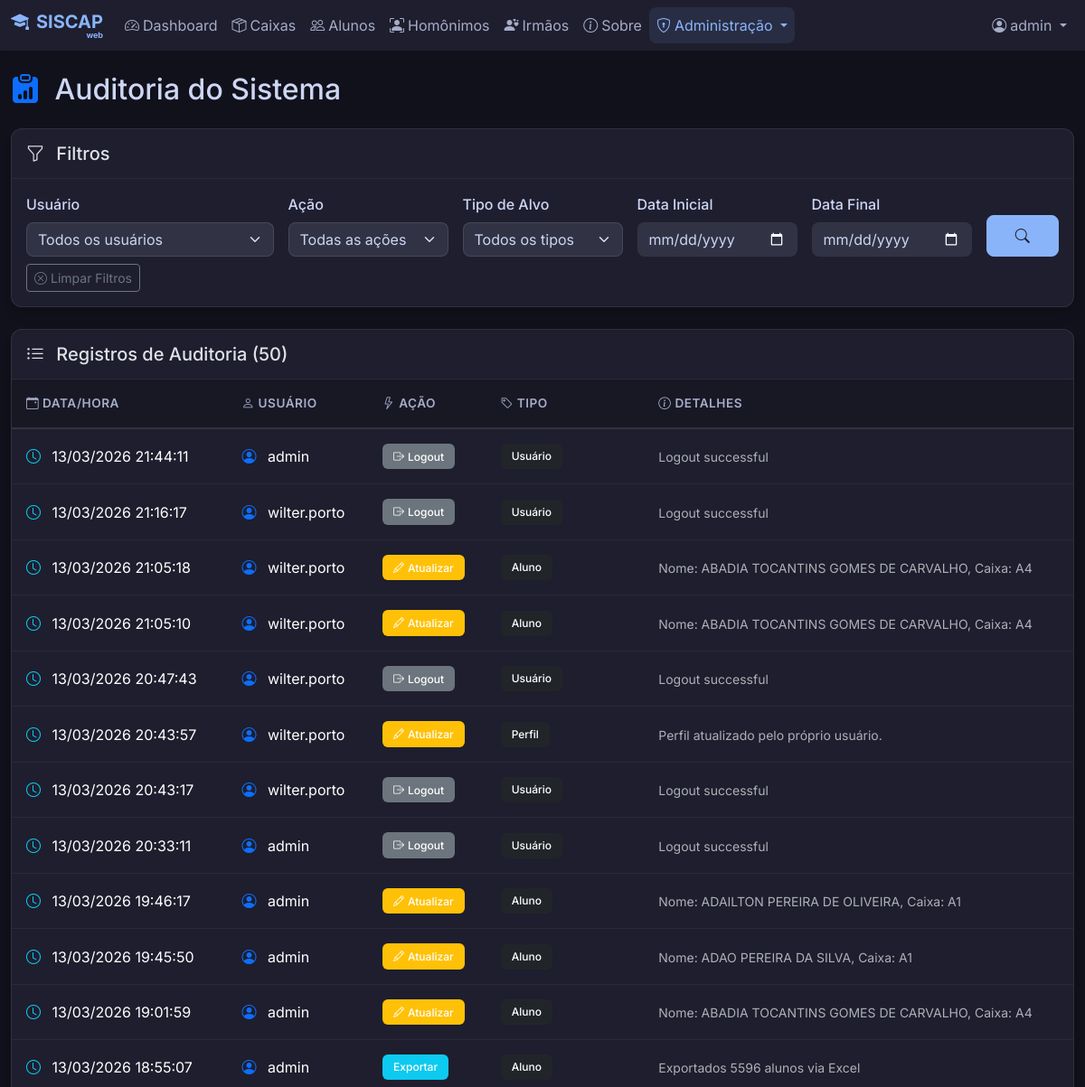
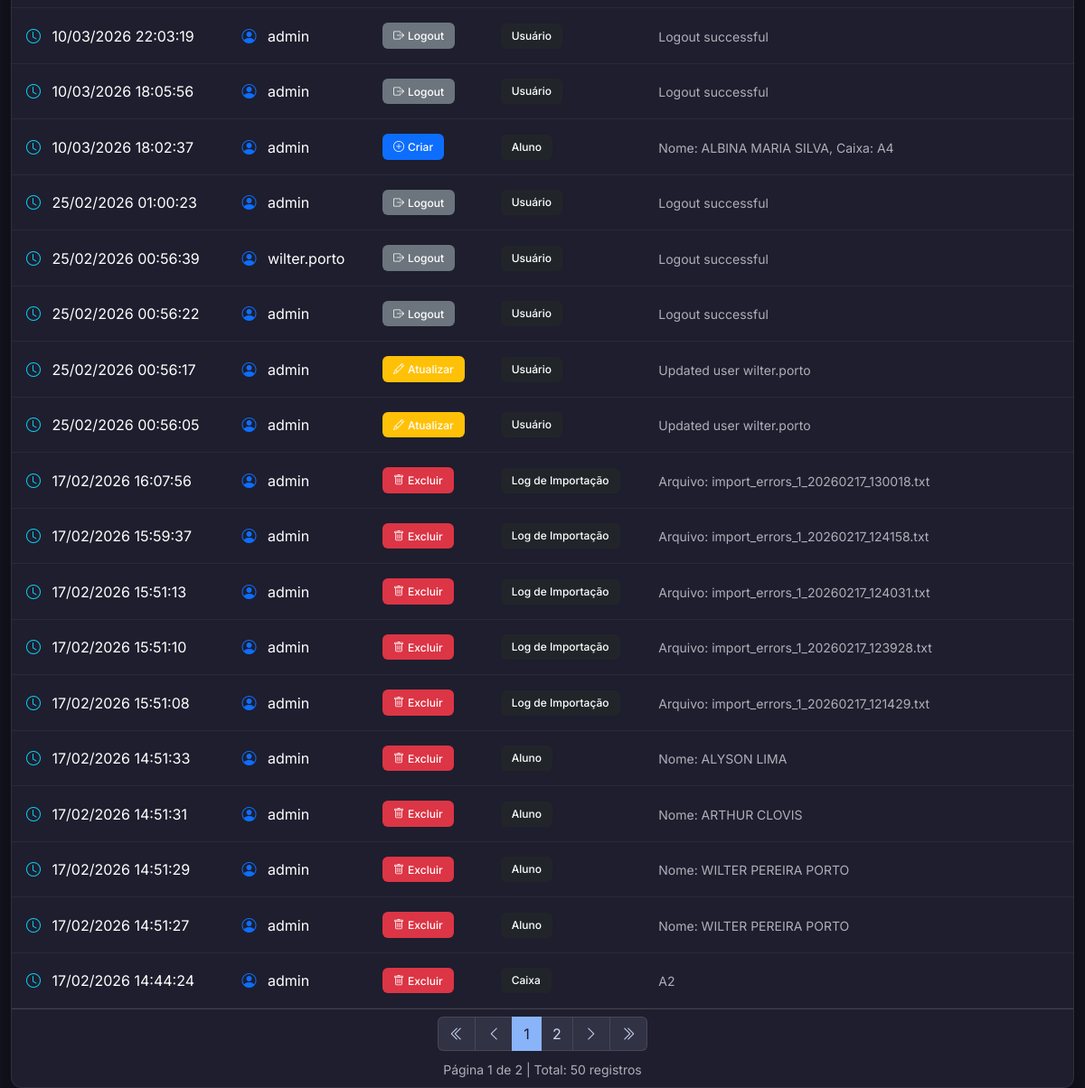
Page /auditoria (signed in) on the earlier database version (2 pictures, top to bottom).
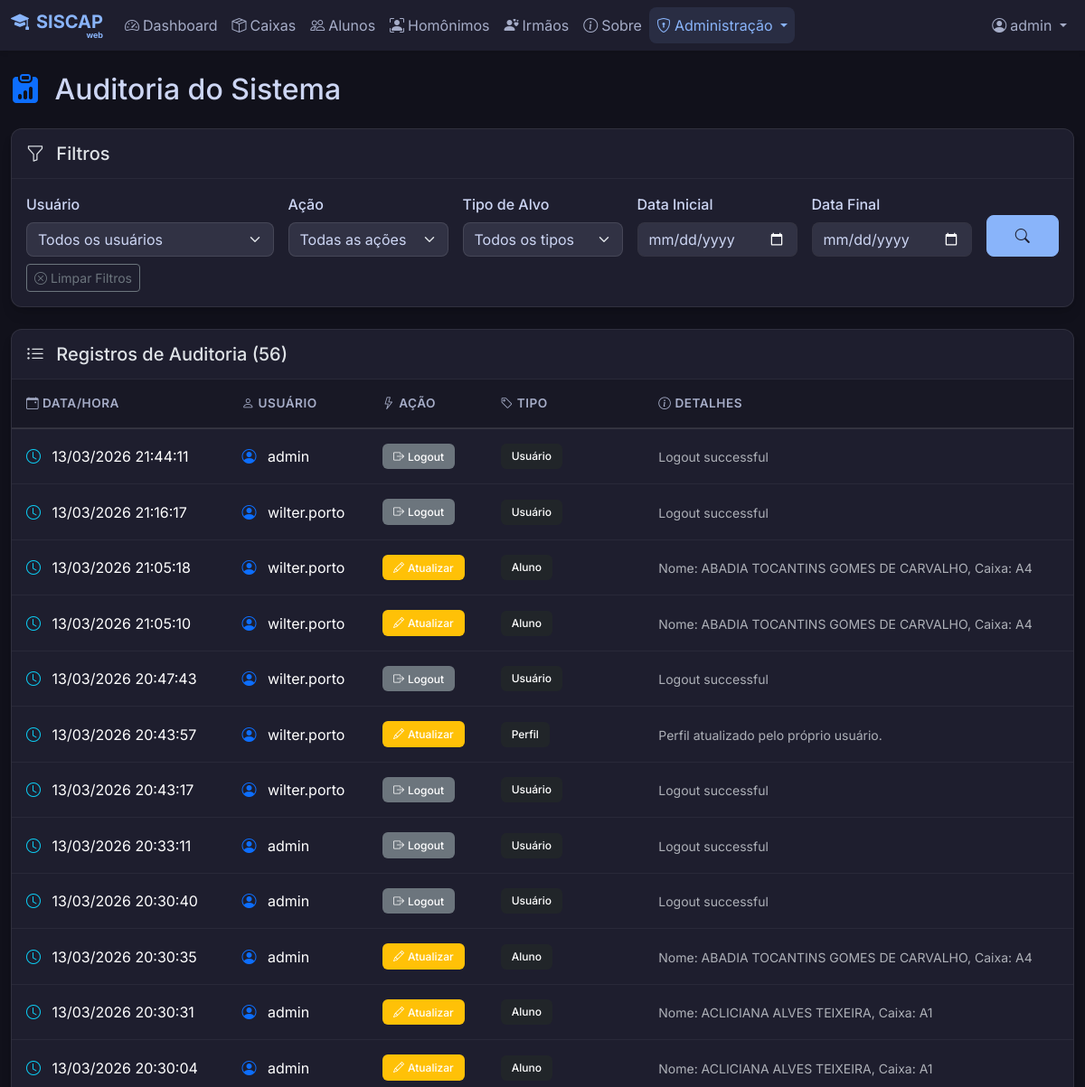
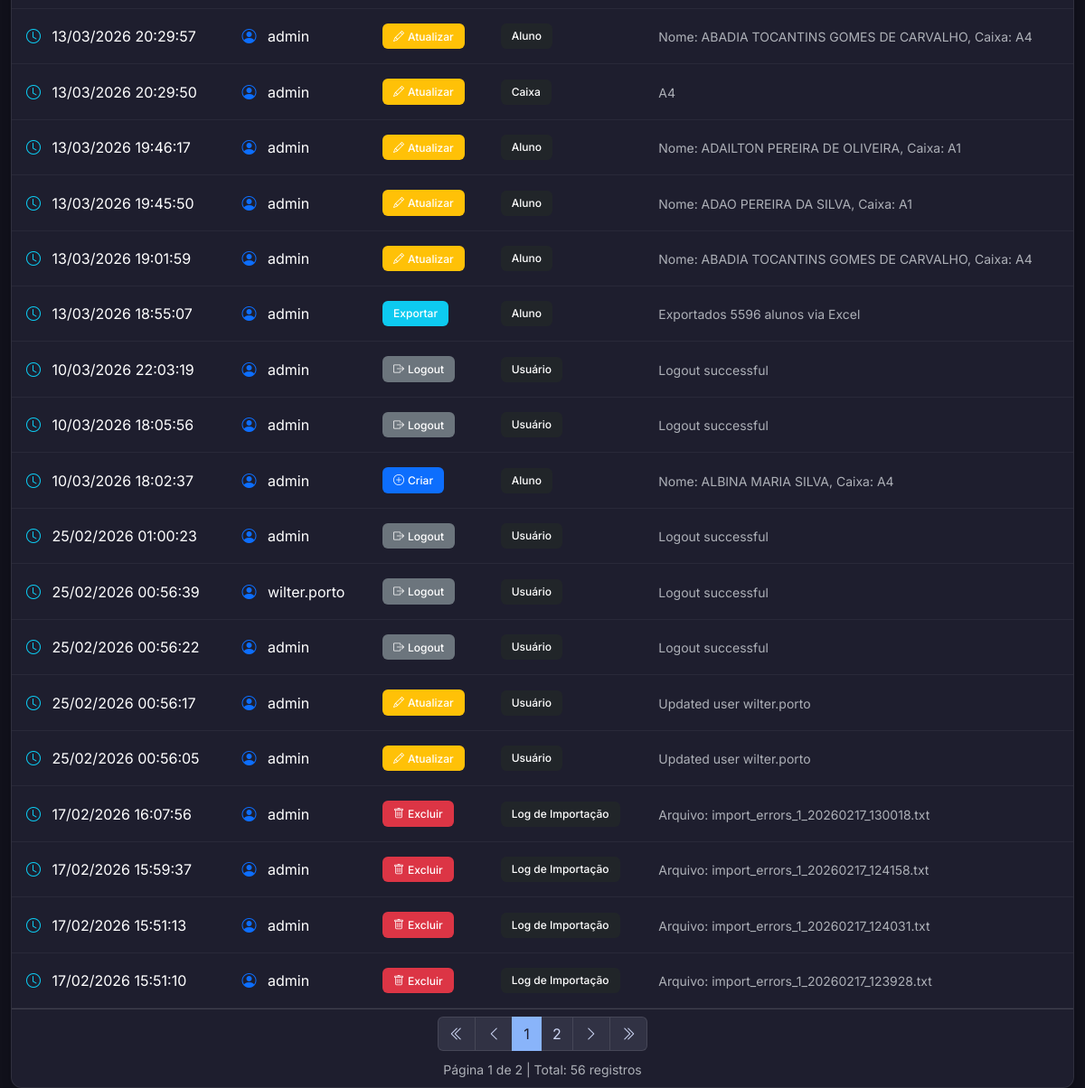
Same page on the later database version (2 pictures, top to bottom).
### models.py (models this page shows, shortened)
class Audit(db.Model):
    id = db.Column(db.Integer, primary_key=True)
    user_id = db.Column(db.Integer, db.ForeignKey('user.id'), nullable=True)
    action = db.Column(db.String(50), nullable=False) # CREATE, UPDATE, DELETE, LOGIN
    target_type = db.Column(db.String(50), nullable=False) # Aluno, User, Caixa
    target_id = db.Column(db.Integer, nullable=True)
    details = db.Column(db.Text, nullable=True)
    timestamp = db.Column(db.DateTime, default=get_local_time)
    user = db.relationship('User', backref=db.backref('audits', lazy=True))

class User(UserMixin, db.Model):
    id = db.Column(db.Integer, primary_key=True)
    username = db.Column(db.String(80), unique=True, nullable=False)
    full_name = db.Column(db.String(120), nullable=True) # "Nome"
    cpf = db.Column(db.String(14), unique=True, nullable=True) # Formatted CPF 000.000.000-00
    email = db.Column(db.String(120), unique=True, nullable=True)
    password_hash = db.Column(db.String(200), nullable=False)
    role = db.Column(db.String(20), default='Usuário')
    active = db.Column(db.Boolean, default=True)

### app.py (the view, shortened to what this page needs)
@app.route('/auditoria')
@login_required
def auditoria():
    page = request.args.get('page', 1, type=int)
    user_filter = request.args.get('user', '', type=str)
    action_filter = request.args.get('action', '', type=str)
    target_type_filter = request.args.get('target_type', '', type=str)
    date_from = request.args.get('date_from', '', type=str)
    date_to = request.args.get('date_to', '', type=str)
    query = Audit.query
    if user_filter:
        query = query.filter(Audit.user_id == user_filter)
    if action_filter:
        query = query.filter(Audit.action == action_filter)
    if target_type_filter:
        query = query.filter(Audit.target_type == target_type_filter)
    if date_from:
        try:
            date_from_obj = datetime.strptime(date_from, '%Y-%m-%d')
            query = query.filter(Audit.timestamp >= date_from_obj)
        except ValueError:
            pass
    query = query.order_by(Audit.timestamp.desc())
    pagination = query.paginate(page=page, per_page=30)
    users = User.query.order_by(User.username).all()
    action_translations = {
        'LOGIN': 'Login',
        'LOGOUT': 'Logout',
        'CREATE': 'Criar',
        'UPDATE': 'Atualizar',
        'DELETE': 'Excluir',
        'EXPORT': 'Exportar'
    }
    target_type_translations = {
        'User': 'Usuário',
        'Aluno': 'Aluno',
        'Caixa': 'Caixa',
        'ImportLog': 'Log de Importação'
    }
    actions = [
        {'value': 'LOGIN', 'label': 'Login'},
        {'value': 'LOGOUT', 'label': 'Logout'},
        {'value': 'CREATE', 'label': 'Criar'},
        {'value': 'UPDATE', 'label': 'Atualizar'},
        {'value': 'DELETE', 'label': 'Excluir'},
        {'value': 'EXPORT', 'label': 'Exportar'}
    ]
    target_types = [
        {'value': 'User', 'label': 'Usuário'},
        {'value': 'Aluno', 'label': 'Aluno'},
        {'value': 'Caixa', 'label': 'Caixa'},
        {'value': 'ImportLog', 'label': 'Log de Importação'}
    ]
    return render_template('auditoria.html',
                         pagination=pagination,
                         users=users,
                         actions=actions,
                         target_types=target_types,
                         action_translations=action_translations,
                         target_type_translations=target_type_translations,
                         user_filter=user_filter,
                         action_filter=action_filter,
                         target_type_filter=target_type_filter,
                         date_from=date_from,
                         date_to=date_to)

### app.py (called while the page is built, shortened)
def cleanup_old_exports():
    global last_cleanup_time
    now = get_local_time()
    if last_cleanup_time and (now - last_cleanup_time) < timedelta(hours=1):
        return
    try:
        downloads_folder = os.path.join(app.root_path, 'static', 'downloads')
        if not os.path.exists(downloads_folder):
            return
    except Exception as e:
        print(f"Erro na rotina de limpeza de exportações: {e}")

def create_app(config_class=DevelopmentConfig):
    if os.environ.get('FLASK_ENV') == 'production':
        config_class = ProductionConfig
    app = Flask(__name__)
    app.config.from_object(config_class)
    app.config['PERMANENT_SESSION_LIFETIME'] = timedelta(minutes=10)
    db.init_app(app)
    login_manager = LoginManager()
    login_manager.login_view = 'login'
    login_manager.login_message = ''
    login_manager.login_message_category = 'info'
    login_manager.init_app(app)
    @login_manager.user_loader
    def load_user(user_id):
        return db.session.get(User, int(user_id))
    return app, login_manager

@app.context_processor
def inject_system_config():
    return dict(system_config=SystemConfig.query.first())

### templates/auditoria.html (shortened to what the changed rows need)
{% extends 'base.html' %}
{% block content %}
<div class="d-flex justify-content-between align-items-center mb-4">
    <h2 class="mb-0">
        <i class="bi bi-clipboard-data-fill me-2 text-primary"></i>
        Auditoria do Sistema
    </h2>
</div>
{% if pagination.items|length == 0 %}
<div class="card border-0 shadow-sm">
    <div class="card-body text-center py-5">
        <i class="bi bi-inbox text-muted" style="font-size: 4rem;"></i>
        <h5 class="mt-3 text-muted">Nenhum registro de auditoria encontrado</h5>
        <p class="text-muted">Os registros de auditoria aparecerão aqui conforme as ações forem realizadas no sistema.
        </p>
    </div>
</div>
{% else %}
<div class="card border-0 shadow-sm">
    <div class="card-header bg-transparent py-3">
        <h5 class="mb-0">
            <i class="bi bi-list-ul me-2"></i>
            Registros de Auditoria ({{ pagination.total }})
        </h5>
    </div>
    <div class="card-body p-0">
        <div class="table-responsive">
            <table class="table table-hover table-dark mb-0">
                <thead>
                    <tr>
                        <th scope="col" class="border-0">
                            <i class="bi bi-calendar-event me-1"></i>Data/Hora
                        </th>
                        <th scope="col" class="border-0">
                            <i class="bi bi-person me-1"></i>Usuário
                        </th>
                        <th scope="col" class="border-0">
                            <i class="bi bi-lightning me-1"></i>Ação
                        </th>
                        <th scope="col" class="border-0">
                            <i class="bi bi-tag me-1"></i>Tipo
                        </th>
                        <th scope="col" class="border-0">
                            <i class="bi bi-info-circle me-1"></i>Detalhes
                        </th>
                    </tr>
                </thead>
                <tbody>
                    {% for audit in pagination.items %}
                    <tr>
                        <td>
                            <i class="bi bi-clock text-info me-2"></i>
                            {{ audit.timestamp.strftime('%d/%m/%Y %H:%M:%S') }}
                        </td>
                        <td>
                            {% if audit.user %}
                            <i class="bi bi-person-circle text-primary me-2"></i>
                            {{ audit.user.username }}
                            {% else %}
                            <span class="text-muted">
                                <i class="bi bi-question-circle me-2"></i>Sistema
                            </span>
                            {% endif %}
                        </td>
                        <td>
                            {% if audit.action == 'LOGIN' %}
                            <span class="badge bg-success">
                                <i class="bi bi-box-arrow-in-right me-1"></i>Login
                            </span>
                            {% elif audit.action == 'LOGOUT' %}
                            <span class="badge bg-secondary">
                                <i class="bi bi-box-arrow-right me-1"></i>Logout
                            </span>
                            {% elif audit.action == 'CREATE' %}
                            <span class="badge bg-primary">
                                <i class="bi bi-plus-circle me-1"></i>Criar
                            </span>
                            {% elif audit.action == 'UPDATE' %}
                            <span class="badge bg-warning">
                                <i class="bi bi-pencil me-1"></i>Atualizar
                            </span>
                            {% elif audit.action == 'DELETE' %}
                            <span class="badge bg-danger">
                                <i class="bi bi-trash me-1"></i>Excluir
                            </span>
                            {% else %}
                            <span class="badge bg-info">{{ action_translations.get(audit.action, audit.action) }}</span>
                            {% endif %}
                        </td>
                        <td>
                            <span class="badge bg-dark">{{ target_type_translations.get(audit.target_type,
                                audit.target_type) }}</span>
                        </td>
                        <td>
                            <small class="text-muted">{{ audit.details or '-' }}</small>
                        </td>
                    </tr>
                    {% endfor %}
                </tbody>
            </table>
        </div>
    </div>
    {% if pagination.pages > 1 %}
    <div class="card-footer bg-transparent">
        <nav aria-label="Navegação de página">
            <ul class="pagination justify-content-center mb-0">
                <li class="page-item {% if not pagination.has_prev %}disabled{% endif %}">
                    <a class="page-link"
                        href="{{ url_for('auditoria', page=1, user=user_filter, action=action_filter, target_type=target_type_filter, date_from=date_from, date_to=date_to) }}">
                        <i class="bi bi-chevron-double-left"></i>
                    </a>
                </li>
                <li class="page-item {% if not pagination.has_prev %}disabled{% endif %}">
                    <a class="page-link"
                        href="{{ url_for('auditoria', page=pagination.prev_num, user=user_filter, action=action_filter, target_type=target_type_filter, date_from=date_from, date_to=date_to) }}">
                        <i class="bi bi-chevron-left"></i>
                    </a>
                </li>
                {% for p in pagination.iter_pages(left_edge=1, right_edge=1, left_current=1, right_current=2) %}
                {% if p %}
                <li class="page-item {% if p == pagination.page %}active{% endif %}">
                    <a class="page-link"
                        href="{{ url_for('auditoria', page=p, user=user_filter, action=action_filter, target_type=target_type_filter, date_from=date_from, date_to=date_to) }}">{{
                        p }}</a>
                </li>
                {% else %}
                <li class="page-item disabled"><span class="page-link">...</span></li>
                {% endif %}
                {% endfor %}
                <li class="page-item {% if not pagination.has_next %}disabled{% endif %}">
                    <a class="page-link"
                        href="{{ url_for('auditoria', page=pagination.next_num, user=user_filter, action=action_filter, target_type=target_type_filter, date_from=date_from, date_to=date_to) }}">
                        <i class="bi bi-chevron-right"></i>
                    </a>
                </li>
                <li class="page-item {% if not pagination.has_next %}disabled{% endif %}">
                    <a class="page-link"
                        href="{{ url_for('auditoria', page=pagination.pages, user=user_filter, action=action_filter, target_type=target_type_filter, date_from=date_from, date_to=date_to) }}">
                        <i class="bi bi-chevron-double-right"></i>
                    </a>
                </li>
            </ul>
        </nav>
        <div class="text-center mt-2">
            <small class="text-muted">
                Página {{ pagination.page }} de {{ pagination.pages }} | Total: {{ pagination.total }} registros
            </small>
        </div>
    </div>
    {% endif %}
</div>
{% endif %}
{% endblock %}

Differences in the rows shown:
no longer on this page (row unchanged): Audit: timestamp "17/02/2026 15:51:08", user.username "admin", action "DELETE" (drawn), target_type "Log de Importação", details "Arquivo: import_errors_1_20260217_121429.txt"
no longer on this page (row unchanged): Audit: timestamp "17/02/2026 14:51:33", user.username "admin", action "DELETE" (drawn), target_type "Aluno", details "Nome: ALYSON LIMA"
no longer on this page (row unchanged): Audit: timestamp "17/02/2026 14:51:31", user.username "admin", action "DELETE" (drawn), target_type "Aluno", details "Nome: ARTHUR CLOVIS"
no longer on this page (row unchanged): Audit: timestamp "17/02/2026 14:51:29", user.username "admin", action "DELETE" (drawn), target_type "Aluno", details "Nome: WILTER PEREIRA PORTO"
no longer on this page (row unchanged): Audit: timestamp "17/02/2026 14:51:27", user.username "admin", action "DELETE" (drawn), target_type "Aluno", details "Nome: WILTER PEREIRA PORTO"
no longer on this page (row unchanged): Audit: timestamp "17/02/2026 14:44:24", user.username "admin", action "DELETE" (drawn), target_type "Caixa", details "A2"
added Audit: timestamp "13/03/2026 20:30:40", user.username "admin", action "LOGOUT" (drawn), target_type "Usuário", details "Logout successful"
added Audit: timestamp "13/03/2026 20:30:35", user.username "admin", action "UPDATE" (drawn), target_type "Aluno", details "Nome: ABADIA TOCANTINS GOMES DE CARVALHO, Caixa: A4"
added Audit: timestamp "13/03/2026 20:30:31", user.username "admin", action "UPDATE" (drawn), target_type "Aluno", details "Nome: ACLICIANA ALVES TEIXEIRA, Caixa: A1"
added Audit: timestamp "13/03/2026 20:30:04", user.username "admin", action "UPDATE" (drawn), target_type "Aluno", details "Nome: ACLICIANA ALVES TEIXEIRA, Caixa: A1"
added Audit: timestamp "13/03/2026 20:29:57", user.username "admin", action "UPDATE" (drawn), target_type "Aluno", details "Nome: ABADIA TOCANTINS GOMES DE CARVALHO, Caixa: A4"
added Audit: timestamp "13/03/2026 20:29:50", user.username "admin", action "UPDATE" (drawn), target_type "Caixa", details "A4"
Other differences:
{{ pagination.total }}: "50" → "56"
